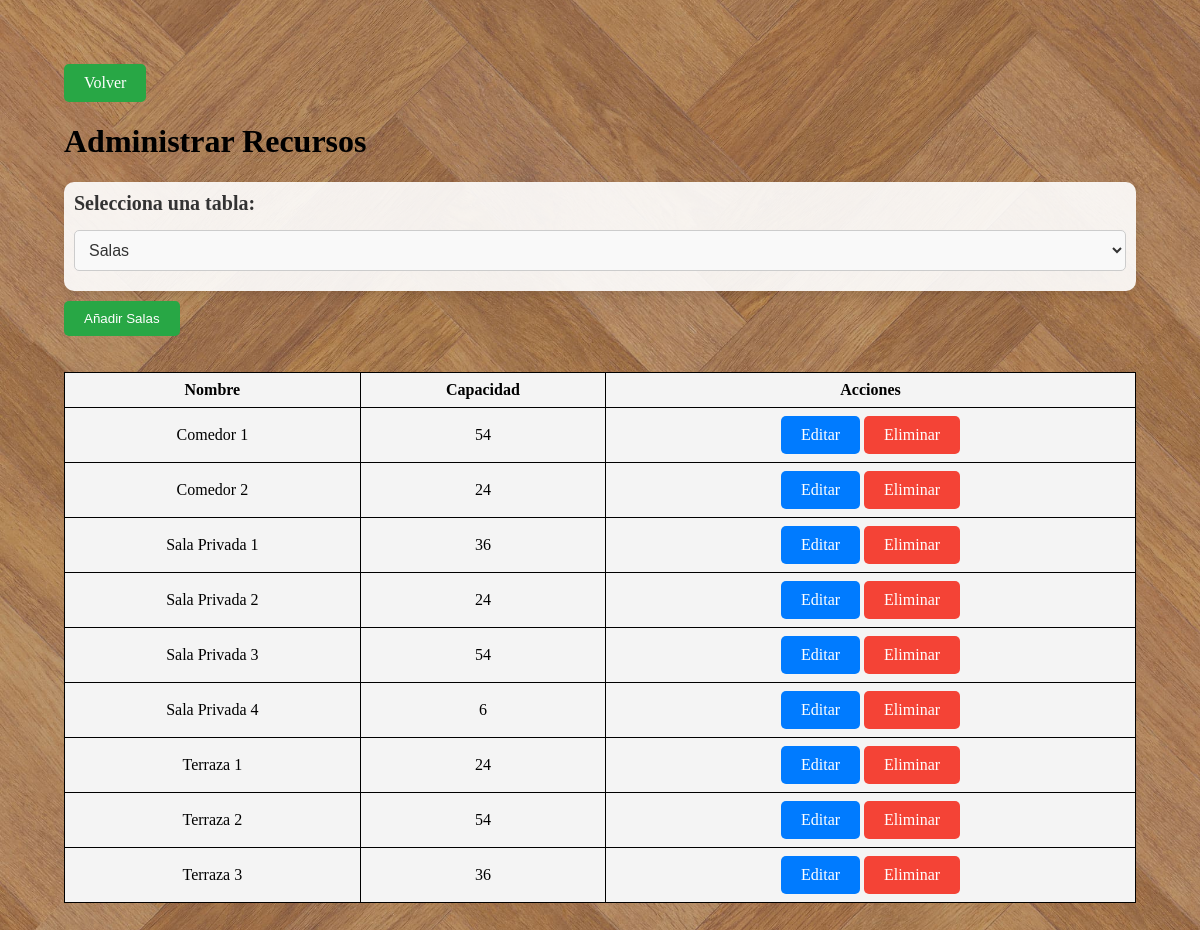
Screenshot of /Manager/administrar.php (signed in) with the database file from the repository.
### tables this page shows
CREATE TABLE `salas` (
  `id_sala` INT NOT NULL AUTO_INCREMENT,
  `nombre` VARCHAR(100) NOT NULL,
  `capacidad` INT NOT NULL,
  PRIMARY KEY (`id_sala`));

### Manager/administrar.php (the view, shortened to what this page needs)
<?php
include('../conexion.php');
$selected = $_SESSION['selected_table'] ?? 'salas';
$query = SELECT_ACTIONS[$selected] ?? SELECT_ACTIONS['salas'];
if ($selected === 'mesas' && isset($_POST['sala']) && $_POST['sala'] !== '') {
    $sala = $_POST['sala'];
    $query = "SELECT mesas.id_mesa, mesas.capacidad, mesas.estado, salas.nombre AS sala_nombre
              FROM mesas
              LEFT JOIN salas ON mesas.id_sala = salas.id_sala
              WHERE salas.id_sala = :sala
              ORDER BY salas.nombre";
    $stmt = $con->prepare($query);
    $stmt->bindParam(':sala', $sala, PDO::PARAM_INT);
    $stmt->execute();
    $data = $stmt->fetchAll(PDO::FETCH_ASSOC);
} else {
    if ($selected === 'mesas') {
        $data = $con->query("SELECT mesas.id_mesa, mesas.capacidad, mesas.estado, salas.nombre AS sala_nombre
                             FROM mesas
                             LEFT JOIN salas ON mesas.id_sala = salas.id_sala ORDER BY salas.nombre")->fetchAll(PDO::FETCH_ASSOC);
    } else {
        $data = $con->query($query)->fetchAll(PDO::FETCH_ASSOC);
    }
}
?>
<!DOCTYPE html>
<html lang="en">
<head>
    <link rel="stylesheet" href="../CSS/crud.css">
</head>
<body id="bodyGen">
 <a href="manager_home.php" class="btn btn-success">Volver</a>
    <h1>Administrar Recursos</h1>
    <form method="POST" action="">
        <label for="tabla">Selecciona una tabla:</label>
        <select name="tabla" id="tabla" onchange="this.form.submit(); actualizarBotonAnadir();">
            <option value="salas" <?= $selected === 'salas' ? 'selected' : '' ?>>Salas</option>
        </select>
    </form>
    <div id="botonAnadir">
    </div>
    <br><br>
    <table class="table">
    <thead>
        <?php if ($selected === 'salas'): ?>
            <tr>
                <th>Nombre</th>
                <th>Capacidad</th>
                <th>Acciones</th>
            </tr>
        <?php endif; ?>
    </thead>
    <tbody>
        <?php foreach ($data as $row): ?>
            <tr>
                <?php if ($selected === 'sillas'): ?>
                    <td><?= htmlspecialchars($row['total_sillas']) ?></td>
                    <td><?= htmlspecialchars($row['id_mesa']) ?></td>
                    <td><?= htmlspecialchars($row['sala_nombre']) ?></td>
                <?php else: ?>
                    <?php foreach ($row as $key => $value): ?>
                        <?php if ($key !== 'id_sala'): ?>
                            <td><?= htmlspecialchars($value) ?></td>
                        <?php endif; ?>
                    <?php endforeach; ?>
                <?php endif; ?>
                <td>
                    <?php if ($selected === 'salas'): ?>
                        <a href="editar_salas.php?id=<?= $row['id_sala'] ?>" class="btn btn-primary">Editar</a>
                        <a href="eliminar_salas.php?tabla=<?= $selected ?>&id=<?= $row['id_sala'] ?>" onclick="return confirm('¿Estás seguro de eliminar este elemento?')" class="btn btn-danger">Eliminar</a>
                    <?php elseif ($selected === 'mesas'): ?>
                        <a href="editar_mesas.php?id=<?= $row['id_mesa'] ?>" class="btn btn-primary">Editar</a>
                        <a href="eliminar_mesas.php?tabla=<?= $selected ?>&id=<?= $row['id_mesa'] ?>" onclick="return confirm('¿Estás seguro de eliminar este elemento?')" class="btn btn-danger">Eliminar</a>
                    <?php elseif ($selected === 'sillas'): ?>
                        <a href="editar_sillas.php?id=<?= $row['id_mesa'] ?>" class="btn btn-primary">Editar</a>
                        <a href="eliminar_sillas.php?tabla=<?= $selected ?>&id=<?= $row['id_mesa'] ?>"  class="btn btn-danger">Eliminar</a>
                    <?php endif; ?>
                </td>
            </tr>
        <?php endforeach; ?>
    </tbody>
</table>
</body>
</html>

### CSS/crud.css (style rules this page uses)
#bodyGen { background-image: url('../img/FondoMan.jpg'); background-size: cover; background-position: center; margin: 6vh; padding: 2vh; min-height: 100vh; }
table { width: 100%; border-collapse: collapse; }
table, th, td { border: 1px solid black; }
th, td { padding: 8px; text-align: center; background-color: #f4f4f4; }
th { background-color: #f4f4f4; }
.btn { padding: 10px 20px; text-decoration: none; border-radius: 5px; display: inline-block; color: white; border: none; cursor: pointer; }
.btn-primary { background-color: #007bff; }
.btn-danger { background-color: #f44336; }
.btn-success { background-color: #28a745; }
select { width: 100%; padding: 10px; margin: 10px 0; border: 1px solid #ccc; border-radius: 5px; background-color: #f9f9f9; font-size: 16px; color: #333; outline: none; transition: border-color 0.3s ease, box-shadow 0.3s ease; }
label { font-size: 20px; font-weight: bold; color: #333; display: block; margin-bottom: 5px; }
form { margin-bottom: 10px; }
form { background-color: rgba(255, 255, 255, 0.9); padding: 10px; border-radius: 10px; box-shadow: 0 4px 10px rgba(0, 0, 0, 0.1); }

### rows the page displays
salas: nombre "Comedor 1", capacidad "54"
salas: nombre "Comedor 2", capacidad "24"
salas: nombre "Sala Privada 1", capacidad "36"
salas: nombre "Sala Privada 2", capacidad "24"
salas: nombre "Sala Privada 3", capacidad "54"
salas: nombre "Sala Privada 4", capacidad "6"
salas: nombre "Terraza 1", capacidad "24"
salas: nombre "Terraza 2", capacidad "54"
salas: nombre "Terraza 3", capacidad "36"
